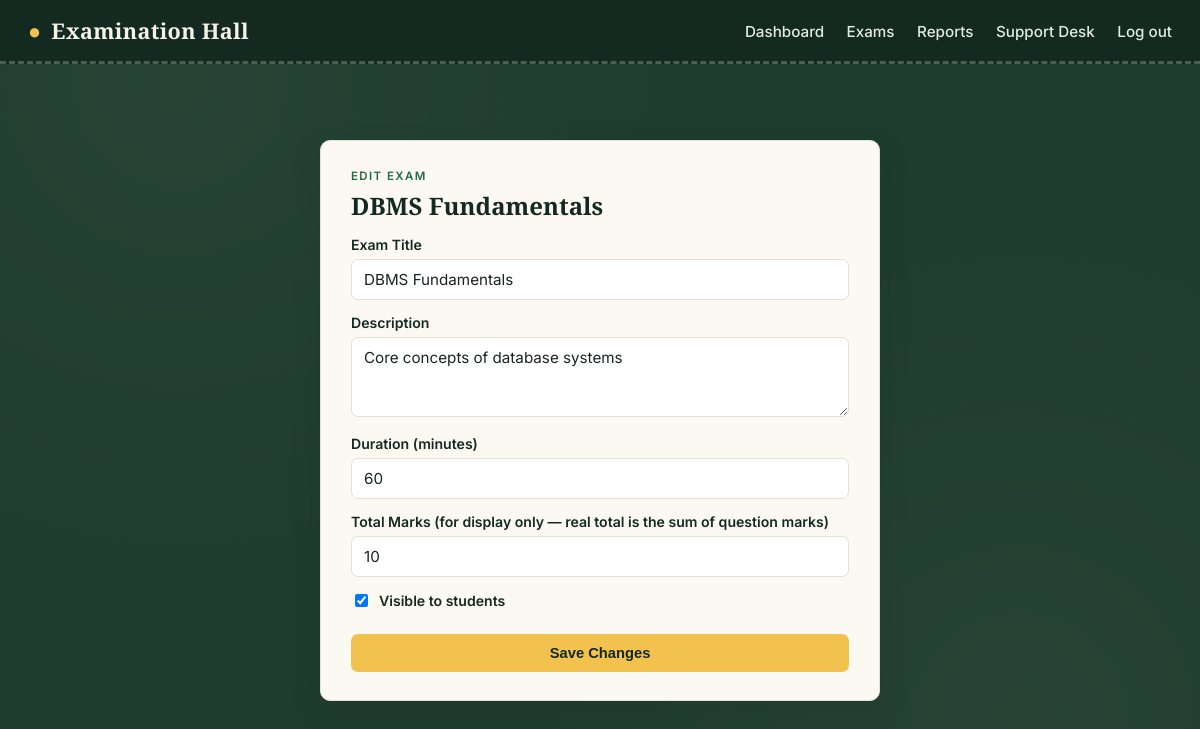
Screenshot of /admin/exam_form.php?exam_id=1 (signed in) with the database file from the repository.
### tables this page shows
CREATE TABLE exams (
    exam_id INT AUTO_INCREMENT PRIMARY KEY,
    exam_title VARCHAR(150) NOT NULL,
    exam_description TEXT,
    duration_minutes INT NOT NULL,
    total_marks INT NOT NULL DEFAULT 0,
    is_active TINYINT(1) NOT NULL DEFAULT 1,
    created_at TIMESTAMP NOT NULL DEFAULT CURRENT_TIMESTAMP
);

### includes/functions.php (called while the page is built, shortened)
<?php
function h(?string $value): string {
    return htmlspecialchars($value ?? '', ENT_QUOTES, 'UTF-8');
}

### admin/exam_form.php (the view, shortened to what this page needs)
<?php
require __DIR__ . '/../config/db.php';
require __DIR__ . '/../includes/functions.php';
$examId = isset($_GET['exam_id']) ? (int)$_GET['exam_id'] : null;
$exam = ['exam_title' => '', 'exam_description' => '', 'duration_minutes' => 30, 'total_marks' => 10, 'is_active' => 1];
if ($examId) {
    $stmt = $pdo->prepare('SELECT * FROM exams WHERE exam_id = ?');
    $stmt->execute([$examId]);
    $found = $stmt->fetch();
    if ($found) $exam = $found;
}
require __DIR__ . '/../includes/header.php';
?>
<div class="card card-narrow" style="max-width:560px;">
    <span class="eyebrow"><?= $examId ? 'Edit Exam' : 'New Exam' ?></span>
    <h2 class="mt-0"><?= $examId ? h($exam['exam_title']) : 'Create an exam' ?></h2>
    <form method="post">
        <label for="exam_title">Exam Title</label>
        <input type="text" id="exam_title" name="exam_title" value="<?= h($exam['exam_title']) ?>" required>
        <label for="exam_description">Description</label>
        <textarea id="exam_description" name="exam_description"><?= h($exam['exam_description']) ?></textarea>
        <label for="duration_minutes">Duration (minutes)</label>
        <input type="number" id="duration_minutes" name="duration_minutes" min="1" value="<?= (int)$exam['duration_minutes'] ?>" required>
        <label for="total_marks">Total Marks (for display only — real total is the sum of question marks)</label>
        <input type="number" id="total_marks" name="total_marks" min="0" value="<?= (int)$exam['total_marks'] ?>">
        <label style="display:flex;align-items:center;gap:8px;">
            <input type="checkbox" name="is_active" style="width:auto;" <?= $exam['is_active'] ? 'checked' : '' ?>>
            Visible to students
        </label>
        <button type="submit" class="btn btn-yellow" style="margin-top:18px;width:100%;">
            <?= $examId ? 'Save Changes' : 'Create & Add Questions' ?>
        </button>
    </form>
</div>
<?php require __DIR__ . '/../includes/footer.php'; ?>

### assets/css/style.css (style rules this page uses)
:root { --chalkboard: #1F3D2E; --chalkboard-dark: #142A20; --chalk: #F5F3E7; --chalk-dim: #E1EBE4; --paper: #FBF9F2; --paper-line: #E4E0D2; --yellow: #F2C14E; --red: #E4572E; --green: #246B45; --ink: #1B2420; --radius: 10px; --shadow: 0 10px 30px rgba(20, 42, 32, 0.15); }
* { box-sizing: border-box; }
html, body { margin: 0; padding: 0; background: var(--chalkboard); color: var(--chalk); font-family: 'Inter', system-ui, sans-serif; min-height: 100%; }
body { background-image: radial-gradient(circle at 15% 10%, rgba(255,255,255,0.03) 0, transparent 40%), radial-gradient(circle at 85% 90%, rgba(255,255,255,0.03) 0, transparent 40%); }
h1, h2, h3 { font-family: 'Playfair Display', Georgia, serif; margin: 0 0 .4em; color: var(--chalkboard-dark); }
.card { background: var(--paper); border-radius: var(--radius); box-shadow: var(--shadow); padding: 28px 30px; margin-bottom: 22px; border: 1px solid var(--paper-line); color: var(--ink); }
.card-narrow { max-width: 460px; margin: 40px auto; }
.eyebrow { text-transform: uppercase; letter-spacing: .12em; font-size: .72rem; font-weight: 600; color: var(--green); margin-bottom: 6px; display: block; }
label { display: block; font-weight: 600; font-size: .88rem; margin: 14px 0 6px; color: var(--chalkboard-dark); }
input[type=text], input[type=email], input[type=password], input[type=number], textarea, select { width: 100%; padding: 10px 12px; border: 1.5px solid var(--paper-line); border-radius: 7px; font-size: .95rem; font-family: inherit; background: #fff; color: var(--ink); }
textarea { resize: vertical; min-height: 80px; }
.btn { display: inline-block; background: var(--chalkboard); color: var(--chalk); border: none; padding: 11px 22px; border-radius: 7px; font-weight: 600; font-size: .92rem; cursor: pointer; text-decoration: none; transition: transform .1s, background .15s; }
.btn-yellow { background: var(--yellow); color: var(--chalkboard-dark); }
.mt-0 { margin-top: 0; }

### rows the page displays
exams: exam_title "DBMS Fundamentals", exam_description "Core concepts of database systems", duration_minutes "60", total_marks "10", is_active "☑"
